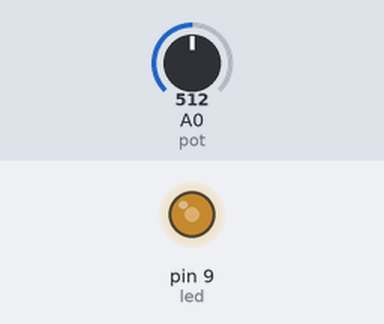
This sketch was run on a simulated Arduino Uno, built with avr-gcc and run on an emulated ATmega328P. Parts: output pins drawn as LEDs (lit = HIGH). The test bench sets the inputs (shaded band); at power-on: A0 (pot) = 512.

Above: at 1.2 s.
1.3 s: A0 (pot) set to 716
At 2.1 s:
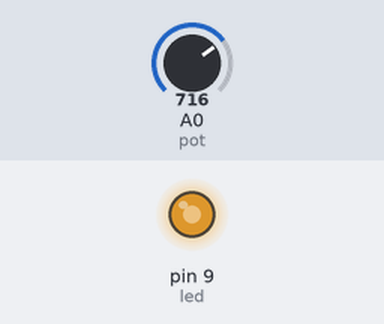
2.8 s: A0 (pot) set to 900
At 3.2 s:
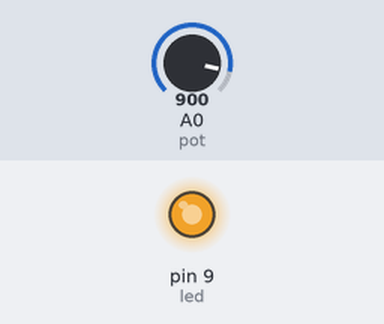
4.3 s: A0 (pot) set to 122
At 5.5 s:
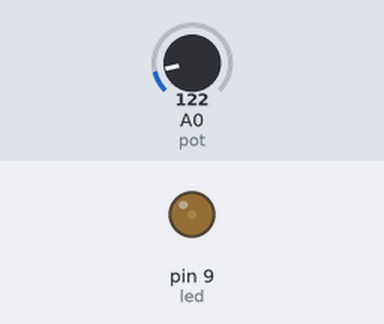
5.8 s: A0 (pot) set to 0
At 6.7 s:
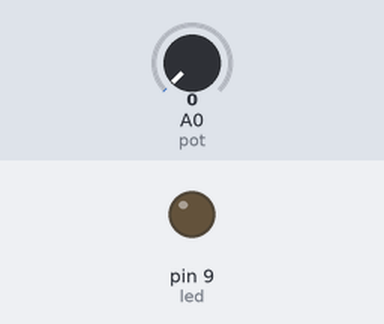
7.3 s: A0 (pot) set to 511
At 7.8 s:
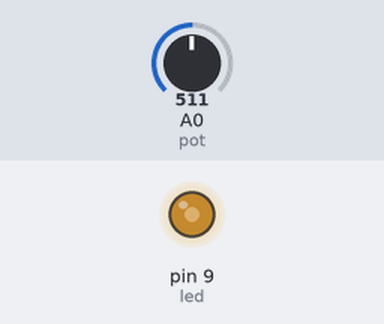
Timing chart, 0 to 9.8 s (numbered marks = the images above; inputs shaded):
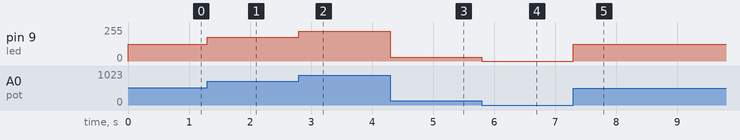

Measured:
- after the input at 1.3 s, pin 9 (led): 127/255 → 178/255 at once
- after the input at 2.8 s, pin 9 (led): 178/255 → 224/255 at once
- after the input at 4.3 s, pin 9 (led): 224/255 → 30/255 at once
- after the input at 5.8 s, pin 9 (led): 30/255 → 0/255 at once
- after the input at 7.3 s, pin 9 (led): 0/255 → 127/255 at once

The sketch:

sketch_nov06a.ino
```cpp
//int rojo = 9;
//int verde = 10;
//int amarillo = 4;
//int led =9;
//boolean (sube = true);
int led = 9;
int pot = A0;
void setup() {
  // put your setup code here, to run once:
  pinMode(led,OUTPUT);

  // initalize digital pin LED_BUILTIN as an output.
  // pinMode(LED_BUILTIN, OUTPUT);
  //pinMode(rojo,OUTPUT);
  //pinMode(amarillo, OUTPUT);
  //pinMode(verde, OUTPUT);


}

// the loop function runs over and over again forever
void loop() {
  int valor = analogRead(pot); //lee el valor del potenciometro (letura analogica puede llegar a 1024)
  int v = map(valor,0,1024,0,255); //(mapea el voltaje de 1024 a 255)
  analogWrite(led,v); //(ejecuta un maximo de 255)

}
  //if (sube==true){
    //analogWrite(led,contador);
    //contador = contador + 10;
    //if (contador > 255){
      //sube = false;
    //}
  //}else{
    //analogWrite(led,contador);
    //contador = contador - 10;
    //if(contador<0){
      //sube = true;
 //   }
  //}
  //analogWrite(led,0);
  //delay(500);
  //analogWrite(led,50);
  //delay(500);
  //analogWrite(led,150);
  //delay(500);
  //analogWrite(led,255);
  //delay(500);

  // put your main code here, to run repeatedly:
  //digitalWrite(LED_BUILTIN, HIGH); // turn the LED (HIGH is the voltage level)
  //delay(1000);  //wait for a second
 // digitalWrite(LED_BUILTIN, LOW); //turn the LED off by making the voltage LOW
 // delay(1000); //wait for a second
 //digitalWrite(rojo, HIGH);
 //delay(1000);
 //digitalWrite(rojo, LOW);
 //delay(1000);

 //digitalWrite(amarillo, HIGH);
 //delay(1000);
 //digitalWrite(amarillo, LOW);
 //delay(1000);

 //digitalWrite(verde, HIGH);
 //delay(1000);
 //digitalWrite(verde, LOW);
 //delay(1000);


//}
```
